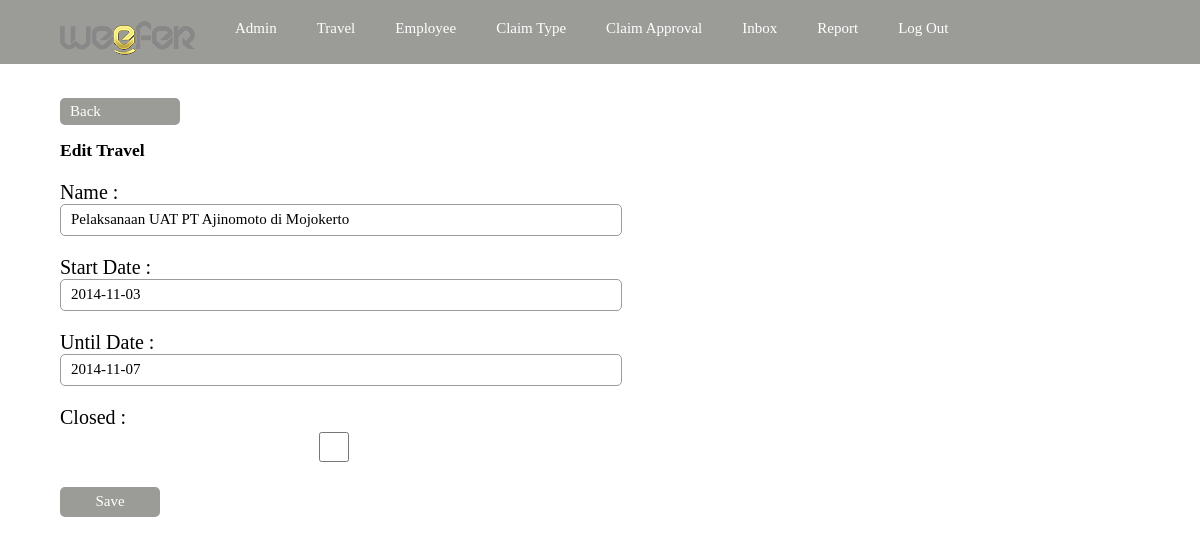
/claim/adminarea/edittravel.php?Id=5 (signed in), run on the app's committed database.
### tables this page shows
CREATE TABLE `travel` (
  `Id` int(10) unsigned NOT NULL AUTO_INCREMENT,
  `Name` varchar(80) NOT NULL,
  `StartDate` datetime NOT NULL,
  `UntilDate` datetime NOT NULL,
  `LockField` int(10) unsigned DEFAULT NULL,
  `Closed` tinyint(1) NOT NULL,
  PRIMARY KEY (`Id`)
);

### claim/classes/Travel.php (called while the page is built, shortened)
<?php
class Travel extends BaseObject{
   public static function GetObjectByKey($mySQLi, $Id){
       if($result = $mySQLi->query("SELECT * FROM ".self::TABLENAME." WHERE Id = ".$mySQLi->real_escape_string($Id)." LIMIT 1")){
           if($row = $result->fetch_array()){
               $tmpTravel = new Travel($mySQLi);
               $tmpTravel->Id = $row['Id'];
               $tmpTravel->StartDate = strtotime($row['StartDate']);
               $tmpTravel->UntilDate = strtotime($row['UntilDate']);
               $tmpTravel->Closed = $row['Closed'];
               $tmpTravel->Name = $row['Name'];
               $tmpTravel->LockField = $row['LockField'];
               return $tmpTravel;
           }
           else
           {
               return false;
           }
       }
       else
       {
           throw new InvalidQueryException;
       }
   }
}
?>

### claim/adminarea/edittravel.php (the view, shortened to what this page needs)
<?php
    include('header.php');
?>
<?php
include_once('../classes/Travel.php');
$Conn = Connection::get_DefaultConnection();
$Travel = Travel::GetObjectByKey($Conn, $_GET['Id']);
?>
<div class="view_data">
   <a class="backlink" href="viewtravel.php?Id=<?php echo $_GET['Id']; ?>">Back</a><br/><br/>
<h3>Edit Travel</h3>
<div class="form_add">
<form action="processedittravel.php" method="POST" name="frmUpdateTravel" id="frmUpdateTravel">
    <div>Name : <br><input class="validate[required]" type="text" name="Name" value="<?php echo $Travel->Name; ?>" ></div>
    <div>Start Date : <br><input type="text" class="date validate[required]" name="StartDate" value="<?php echo date('Y-m-d',$Travel->StartDate); ?>" ></div>
    <div>Until Date : <br><input type="text" class="date validate[required]" name="UntilDate" value="<?php echo date('Y-m-d',$Travel->UntilDate); ?>" ></div>
    <div>Closed : <br><input type="checkbox" name="Closed"  <?php if($Travel->Closed){echo "Checked";}else{echo "";} ?>></div>
   <input type="submit" value="Save">
</form>
</div>
</div>
<?php
    include('footer.php');
?>

### claim/adminarea/css/weefer_claim.css (style rules this page uses)
body { margin: 0; padding: 0; }
.form_add { font: 20px "Tahoma"; }
.form_add div { margin: 20px 0; }
.form_add input, .form_add select { width: 50%; height: 30px; border-radius: 5px; font: 15px "Tahoma"; padding: 0 10px; border: 1px solid #9B9B98; }
.form_add input[type=submit] { width: 100px; height: 30px; background: #9B9B98; border: none; border-radius: 5px; color: #FFF; }
.view_data { font: 15px "Tahoma"; padding: 20px 60px; }
.view_data a:link, .view_data a:visited { padding: 5px 10px; margin: 10px 5px 10px 0; display: block; width: 100px; float: left; background: #9B9B98; border: none; color: #FFF; text-decoration: none; border-radius: 5px; }

### data on the page
travel: Name "Pelaksanaan UAT PT Ajinomoto di Mojokerto", StartDate "2014-11-03", UntilDate "2014-11-07"
